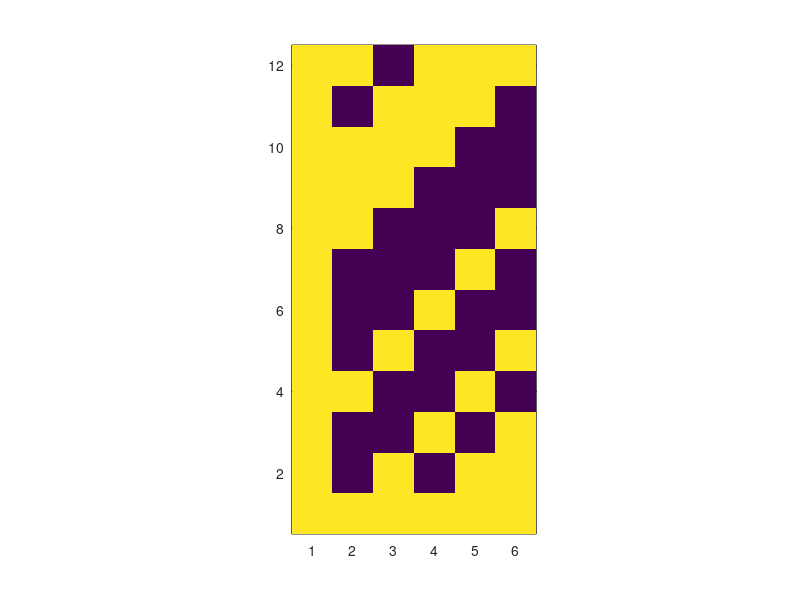

Recreate this plot in MATLAB. (Note: this script raises an error after producing the figure.)
function H  = fn_pcolor(x,y,z,labs,zlim,remove_outer)
%% fn_pcolor.m
%% Author: Timothy Williams
%% Date: 20150820, 13:32:28 CEST

if nargin==0
   %%test inputs
   z  = hadamard(12);
   x  = (1:6 )';
   y  = (1:12)';
   z  = z(x,:);
end

if ~exist('labs','var'); labs  = {'\itx, \rmkm','\ity, \rmkm',[]}; end
if ~exist('zlim','var'); zlim  = []; end
if ~exist('remove_outer','var'); remove_outer   = 0; end

if size(x,2)>1
   x  = x';
end
if size(y,2)>1
   y  = y';
end

%% pcolor ignores last if shading is faceted
[nx,ny]        = size(z);
Z              = zeros(nx+1,ny+1);
Z(1:nx,1:ny)   = z;

if (length(x)==(nx+1))&(length(y)==(ny+1))
   %% q points already (corners)
   xx = x;
   yy = y;
elseif (length(x)==nx)&(length(y)==ny)
   %% want x,y to refer to edges of cells
   xx = cen2edges(x);
   yy = cen2edges(y);
else
   error('x,y wrong size');
end

fontsize = 20;
if remove_outer
   xx(1)    = [];
   xx(end)  = [];
   yy(1)    = [];
   yy(end)  = [];
   Z(1,:)   = [];
   Z(end,:) = [];
   Z(:,1)   = [];
   Z(:,end) = [];
end

H  = pcolor(xx,yy,Z');%% rows of arg 3 correspond to y not x
if max([nx,ny])/min([nx,ny])<3;
   %% set true aspect ratio if it won't squash figure too much
   daspect([1,1,1]);
end
set(H,'EdgeColor', 'none');

set(gca,'xlim',[xx(1),xx(end)],'ylim',[yy(1),yy(end)])
if 0%%set ticks manually
   set(gca,'ytick',[100,200]);
   %set(gca,'ytick',[100,200],'xtick',[200,400]);
end

GEN_proc_fig(labs{1},labs{2},fontsize);
cb    = colorbar;
if ~isempty(zlim)
   caxis(zlim);
   Ytick_range = [round(zlim(1)),round(mean(zlim)),round(zlim(2))];
   if length(unique(Ytick_range))==3
      set(cb,'YTick',Ytick_range,'fontname','Times','fontsize',fontsize);
   end
end
GEN_font(gca,fontsize);

if ~isempty(labs{3})
   %ttl   = title(labs{3});
   ttl   = ylabel(cb,labs{3},'rotation',90);
   GEN_font(ttl,fontsize);
end

%%%%%%%%%%%%%%%%%%%%%%%%%%%%%%%%%%%%%%%%%%%%%%%%%%%%%%%%
function xx = cen2edges(x);
dfx   = diff(x);
xx    = (x(1:end-1)+x(2:end))/2;
xx    = [x(1)-.5*dfx(1);xx;x(end)+.5*dfx(end)];
